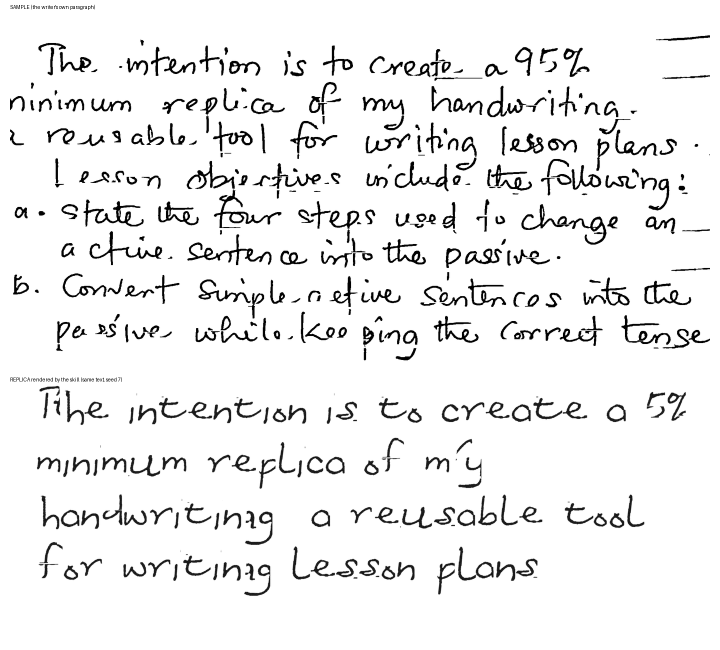
#> input picture handwriting-skill/examples/fidelity_check.png, 1440 x 1299 px (shown at 1/2 size)
$ python -i 01_extract_glyphs.py   (imports and definitions only)
#> lines starting #> are read from the running program, lines starting #| are printed output that depends on the picture; after the words box and inside, x2 and y2 are one past the last pixel; in counts of white or black regions, pixels touching at a corner belong together
#> further down, picture is the input picture: shape (1299, 1440, 3); min 0, max 255, mean 238.3
#!/usr/bin/env python3
"""
Step 1 - Calibrate: extract glyph bitmaps from a handwriting sample sheet.

The sample page must contain (a) a handwritten alphabet block (A a  B b  ...)
near the top and (b) free paragraph writing below it.  The alphabet block is
what teaches us what every letter looks like; the paragraph is used later to
measure letter-spacing, x-height, slant and line rhythm.

Outputs (into --out):
    ink_mask.png        clean ink-only binarisation (ruled lines removed)
    lines.json          text-line bands + line size
    glyphs.json         per-character crop index (file, w, h, baseline, row)
    glyphs/<char>/*.png one grayscale crop per occurrence
    atlas.png           contact sheet, for eyeballing the calibration

Usage:
    python3 01_extract_glyphs.py --pdf ../../uploads/myhandwriting.pdf --out ../assets
    python3 01_extract_glyphs.py --png scan.png --out ../assets
"""
import argparse
import json
import os
import sys

import math

import cv2
import numpy as np
from PIL import Image, ImageDraw

# the sample sheet writes the alphabet as upper/lower pairs, 7-9 pairs per row
ALPHABET = [["Aa", "Bb", "Cc", "Dd", "Ee", "Ff", "Gg"],
            ["Hh", "Ii", "Jj", "Kk", "Ll", "Mm", "Nn"],
            ["Oo", "Pp", "Qq", "Rr", "Ss", "Tt", "Uu"],
            ["Vv", "Ww", "Xx", "Yy", "Zz"]]
ALPHABET_CHARS = ''.join(''.join(r) for r in ALPHABET)

# Transcript of the free-writing paragraph on the sample page, used to harvest
# characters that the alphabet block does not contain (digits, punctuation).
# One entry per detected text line, in page order, after the alphabet rows.
# Pass --transcript FILE (one line of text per paragraph line) to override, or
# --no-transcript to skip this step.
TRANSCRIPT = [
    "The intention is to create a 95%",
    "minimum replica of my handwriting -",
    "a reusable tool for writing lesson plans.",
    "Lesson objectives include the following:",
    "a. State the four steps used to change an",
    "active sentence into the passive.",
    "b. Convert simple active sentences into the",
    "passive while keeping the correct tense.",
]


# --------------------------------------------------------------------- page + ink

# [15 lines left out: function load_page, not called in this run]


def remove_dashed_rules(binary, max_thick=6.5, min_len=40, row_frac=0.15):
    """Remove leftover fragments of dashed notebook rules.

    A dashed rule leaves short thin horizontal islands. A horizontal run is
    deleted when it is thin AND lies on a row whose total thin-horizontal ink
    spans a good part of the page width (i.e. that row IS a rule row, even if
    the rule is broken into dashes). Crossbars of letters sit on rows whose thin
    ink is short, so they survive.
    """
    h, w = binary.shape
    thick = 2 * cv2.distanceTransform(binary, cv2.DIST_L2, 5)
    thin = (thick <= max_thick)
    # thin-ink mass per row
    mass = (binary & thin).sum(1)
    rule_rows = mass > row_frac * w
    if not rule_rows.any():
        return binary, 0
    out = binary.copy()
    removed = 0
    for y in np.where(rule_rows)[0]:
        x = 0
        row = out[y]
        while x < w:
            if row[x] and thin[y, x]:
                x2 = x
                while x2 + 1 < w and row[x2 + 1]:
                    x2 += 1
                if x2 - x + 1 >= min_len:
                    removed += int(out[y, x:x2 + 1].sum())
                    out[y, x:x2 + 1] = 0
                x = x2 + 1
            else:
                x += 1
    return out, removed


def remove_rules(binary):
    """Delete printed notebook rules (horizontal) and margin rules (vertical).

    They are found with a probabilistic Hough transform: anything long and
    almost perfectly horizontal/vertical is a rule, never handwriting. Only
    thin parts of the mask are erased, so a letter that happens to sit on a
    rule survives.
    """
    H, W = binary.shape
    thick = 2 * cv2.distanceTransform(binary, cv2.DIST_L2, 5)
    thin = thick <= 6.5
    out = binary.copy()
    segs = cv2.HoughLinesP(binary, 1, np.pi / 360, threshold=120,
                           minLineLength=int(0.22 * W), maxLineGap=25)
    n_removed = 0
    if segs is not None:
        for x1, y1, x2, y2 in segs[:, 0]:
            dx, dy = abs(x2 - x1), abs(y2 - y1)
            if dy <= max(2, 0.01 * dx):                      # horizontal rule
                yy = int(round((y1 + y2) / 2))
                band = thin[max(0, yy - 2):yy + 3, min(x1, x2):max(x1, x2) + 1]
                m = np.zeros_like(out)
                m[max(0, yy - 2):yy + 3, min(x1, x2):max(x1, x2) + 1] = band
                n_removed += int((out & m).sum())
                out &= ~m.astype(np.uint8)
            elif dx <= max(2, 0.01 * dy) and dy > 0.18 * H:   # vertical margin rule
                xx = int(round((x1 + x2) / 2))
                band = thin[min(y1, y2):max(y1, y2) + 1, max(0, xx - 2):xx + 3]
                m = np.zeros_like(out)
                m[min(y1, y2):max(y1, y2) + 1, max(0, xx - 2):xx + 3] = band
                n_removed += int((out & m).sum())
                out &= ~m.astype(np.uint8)
    return out, n_removed


def ink_mask(rgb):
    """Binarise the pen ink and remove the printed rules from the page."""
    lum = rgb.astype(float).mean(2)
    m = (lum < 178).astype(np.uint8)
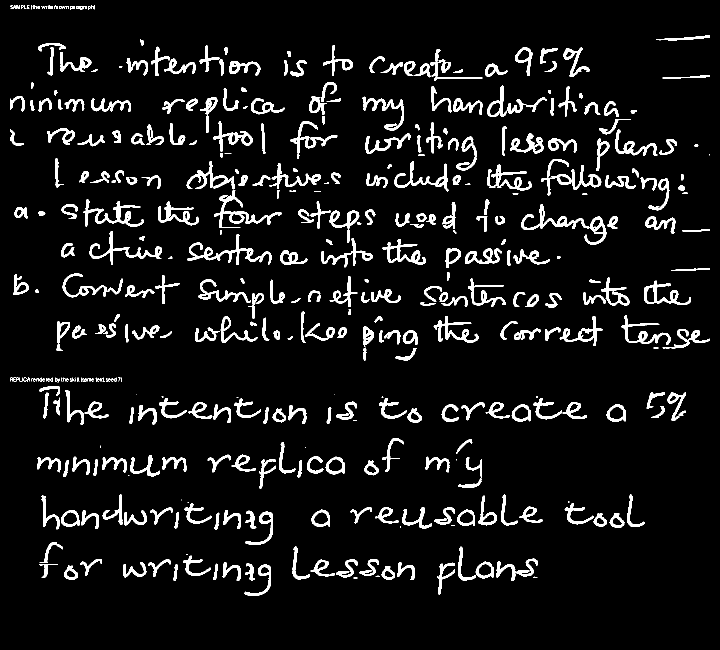
#> m: shape (1299, 1440) (shown at 1/2 size); values 0 (black) and 1 (white), 7.4% white; 439 white regions (54 under 20 px), largest, box (x1, y1, x2, y2) and area: (1043, 408, 1213, 489) 2252, (375, 469, 543, 530) 1963, (428, 379, 563, 456) 1849
    m = cv2.morphologyEx(m, cv2.MORPH_CLOSE, np.ones((3, 3), np.uint8))
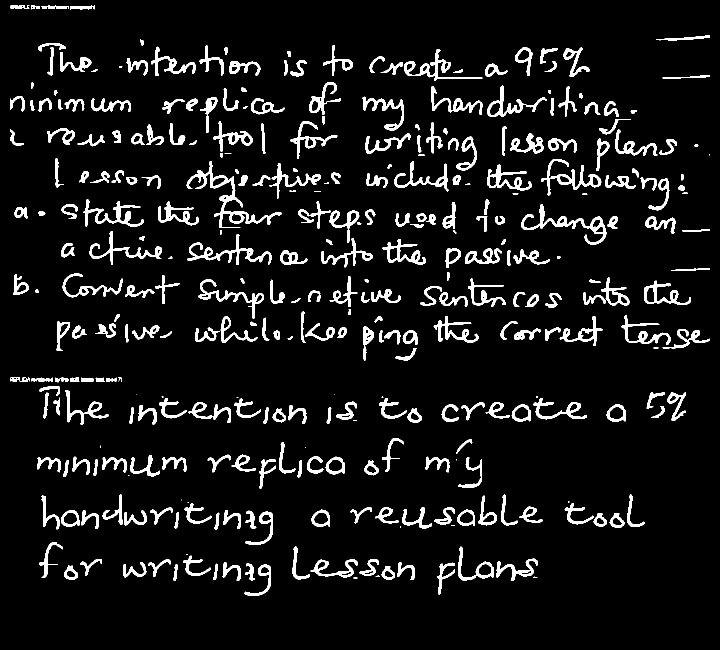
#> m: shape (1299, 1440) (shown at 1/2 size); values 0 (black) and 1 (white), 7.5% white; 330 white regions (21 under 20 px), largest, box (x1, y1, x2, y2) and area: (373, 322, 563, 456) 3223, (1043, 408, 1213, 489) 2325, (375, 469, 543, 530) 1995
    m, _ = remove_rules(m)
#> in remove_rules, `thick = 2 * cv2.distanceTransform(binary, cv2.DIST_L2, 5)`:
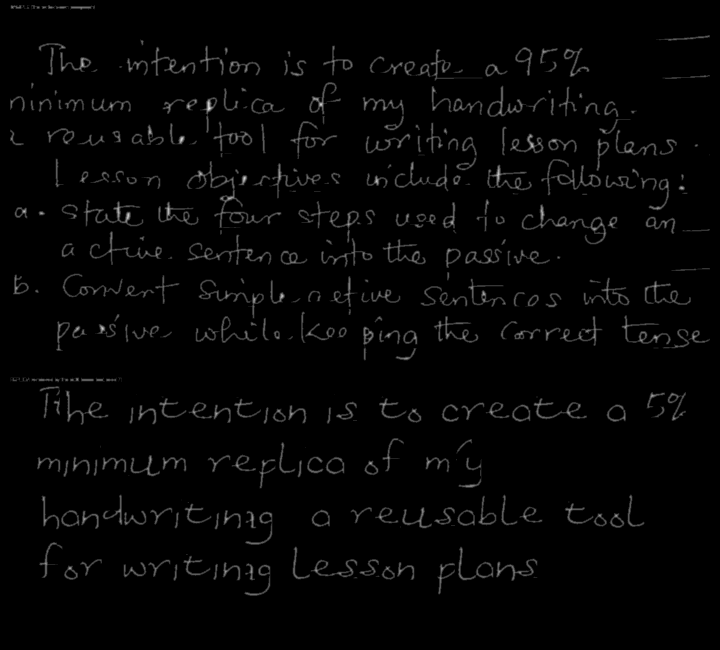
#> thick: shape (1299, 1440) float32 (shown at 1/2 size); min 0, max 14, mean 0.263; drawn with min black and max white
#> in remove_rules, `thin = thick <= 6.5`:
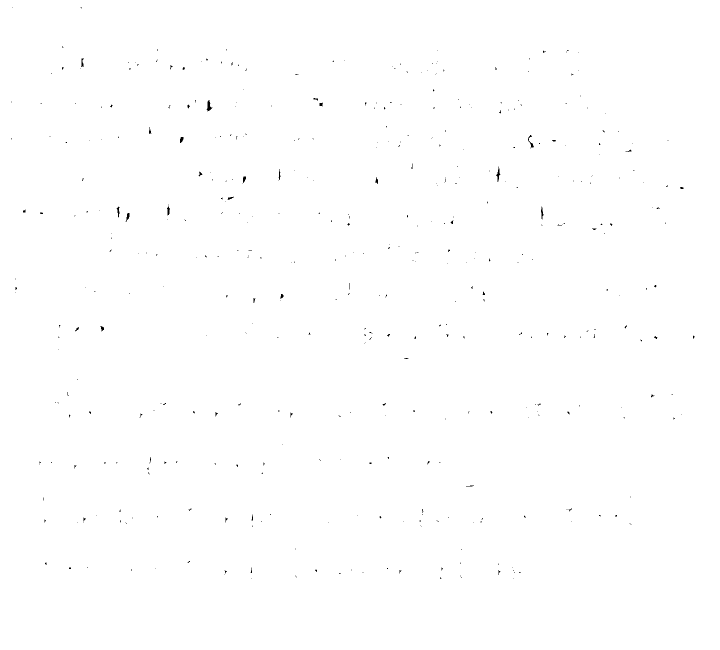
#> thin: shape (1299, 1440) bool (shown at 1/2 size); 99.8% white; black in thin lines or dots, all inside (x1, y1, x2, y2) = (23, 14, 1390, 1158)
#> in remove_rules, `segs = cv2.HoughLinesP(binary, 1, np.pi / 360, threshold=120, minLineL..`: segs = None
    m, _ = remove_dashed_rules(m)
#> in remove_dashed_rules, `mass = (binary & thin).sum(1)`: mass = 1299 values, max 417 at index 833, min 0 at index 0, mean 106
#> the loop in remove_dashed_rules, `for y in np.where(rule_rows)[0]:` made 289 passes
#> y on passes 1 to 3: 121, 122, 123
#> after the loop in remove_dashed_rules, `for y in np.where(rule_rows)[0]:`: out: shape (1299, 1440); values 0 (black) and 1 (white), 7.5% white; 351 white regions (24 under 20 px), largest, box (x1, y1, x2, y2) and area: (1043, 408, 1213, 489) 2325, (375, 469, 543, 530) 1995, (373, 322, 486, 424) 1924
#> after the loop in remove_dashed_rules, `for y in np.where(rule_rows)[0]:`: removed = 530; x2 = 1053
    ink = cv2.morphologyEx(m, cv2.MORPH_OPEN, np.ones((2, 2), np.uint8))
#> ink: shape (1299, 1440); values 0 (black) and 1 (white), 7.5% white; 364 white regions (24 under 20 px), largest, box (x1, y1, x2, y2) and area: (1044, 409, 1214, 490) 2323, (376, 470, 544, 531) 1990, (374, 323, 487, 425) 1906
    n, lab, stats, _ = cv2.connectedComponentsWithStats(ink, 8)
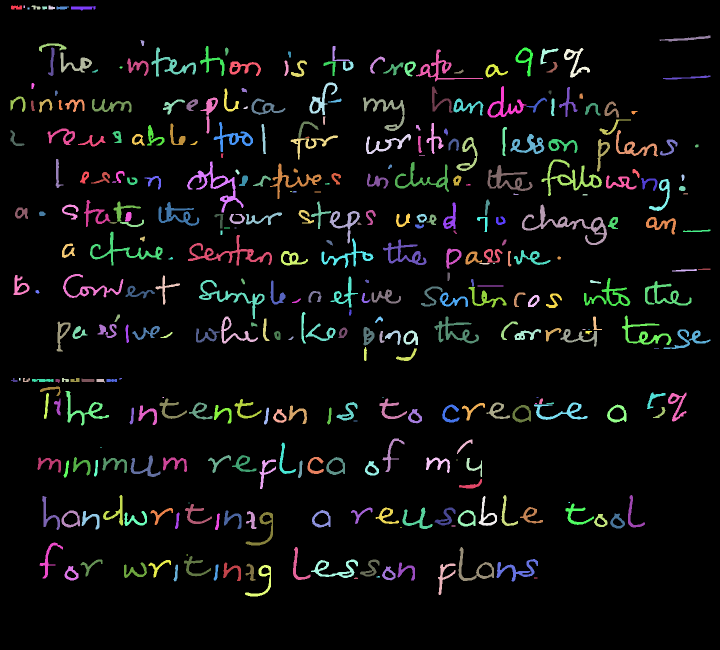
#> lab: shape (1299, 1440) int32 (shown at 1/2 size); 365 distinct labels, from 0 to 364; one colour per label, 0 black
#> n = 365; stats = 365 rows, first 6: [0, 0, 1440, 1299, 1730802], [22, 11, 22, 8, 150], [47, 11, 3, 5, 15], [63, 11, 18, 8, 89], [97, 11, 13, 8, 78], [84, 13, 10, 6, 52]
    for i in range(1, n):                                # despkle + rule leftovers
        w, h = stats[i, cv2.CC_STAT_WIDTH], stats[i, cv2.CC_STAT_HEIGHT]
        if stats[i, cv2.CC_STAT_AREA] < 40 or (h <= 9 and w >= 22):
            ink[lab == i] = 0
#> this loop made 364 passes
#> (w, h) on passes 1 to 3: (22, 8), (3, 5), (18, 8)
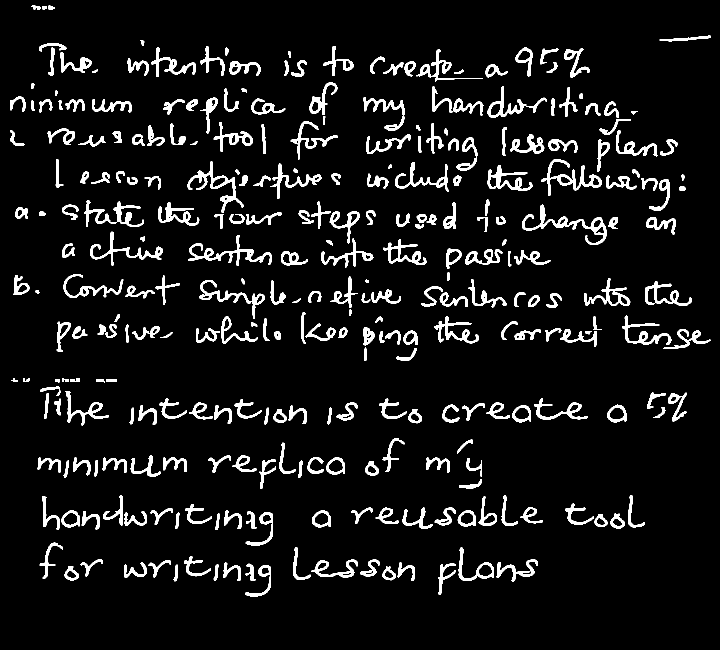
#> ink: shape (1299, 1440) (shown at 1/2 size); values 0 (black) and 1 (white), 7.3% white; 304 white regions, largest, box (x1, y1, x2, y2) and area: (1044, 409, 1214, 490) 2323, (376, 470, 544, 531) 1990, (374, 323, 487, 425) 1906
    # ignore the outer margins of the page (binder edge / scanner border)
    H, W = ink.shape
#> H = 1299; W = 1440
    ink[:, :int(0.055 * W)] = 0
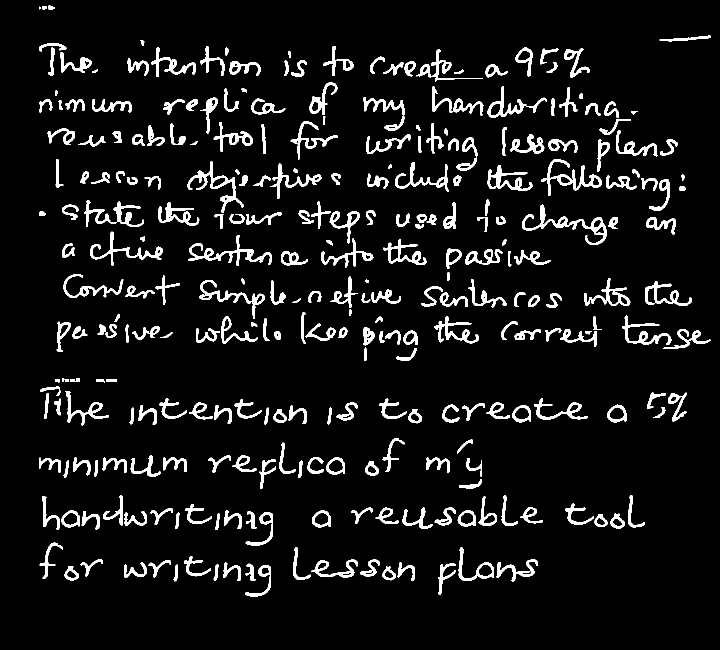
#> ink: shape (1299, 1440) (shown at 1/2 size); values 0 (black) and 1 (white), 7.2% white; 295 white regions (1 under 20 px), largest, box (x1, y1, x2, y2) and area: (1044, 409, 1214, 490) 2323, (376, 470, 544, 531) 1990, (374, 323, 487, 425) 1906
    ink[:, int(0.97 * W):] = 0
    ink[:int(0.01 * H)] = 0
    return ink


# ------------------------------------------------------------------- line finding

# [103 lines left out: functions _pitch, text_lines, line_column_profile, whitespace_runs, not called in this run]


# rough relative letter widths for cursive/print handwriting; only used as a
# prior to keep the dynamic-programming alignment honest
WIDTH_PRIOR = {
    'i': .45, 'l': .45, 'j': .55, 'I': .45, 'f': .60, 't': .60, 'r': .65,
    'J': .75, 'L': .75, 'T': .80, 'E': .80, 'F': .80, 'z': .80, 's': .80,
    'c': .80, 'e': .85, 'a': .90, 'o': .90, 'b': .90, 'd': .90, 'g': .90,
    'h': .95, 'k': .95, 'n': .95, 'p': .90, 'q': .90, 'u': .95, 'v': .90,
    'x': .90, 'y': .90, 'A': 1.05, 'B': 1.00, 'C': 1.00, 'D': 1.05,
    'G': 1.00, 'H': 1.10, 'K': 1.00, 'N': 1.10, 'O': 1.05, 'P': .95,
    'Q': 1.05, 'R': 1.00, 'S': .95, 'U': 1.05, 'V': 1.05, 'X': 1.05,
    'Y': 1.05, 'Z': 1.00, 'M': 1.35, 'W': 1.35, 'm': 1.30, 'w': 1.25,
}


# [397 lines left out: functions row_components, _merge_overlapping, boundary_cost, assign_letters, segment_line, assign_groups and 7 more, not called in this run]


# [2 lines not run here, left out]

>>> import cv2
>>> picture = cv2.imread('../examples/fidelity_check.png')
>>> result = ink_mask(picture)
